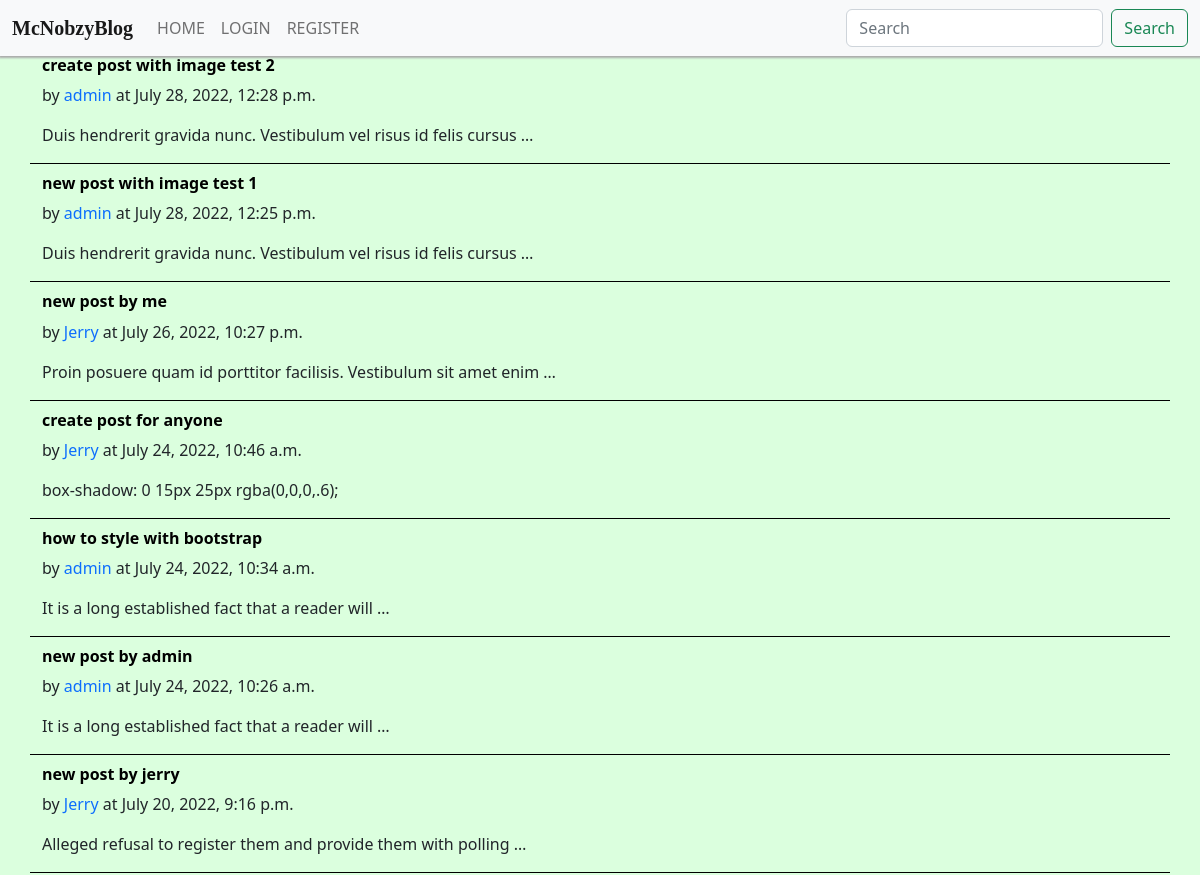
The app's page / (upper part), older data.
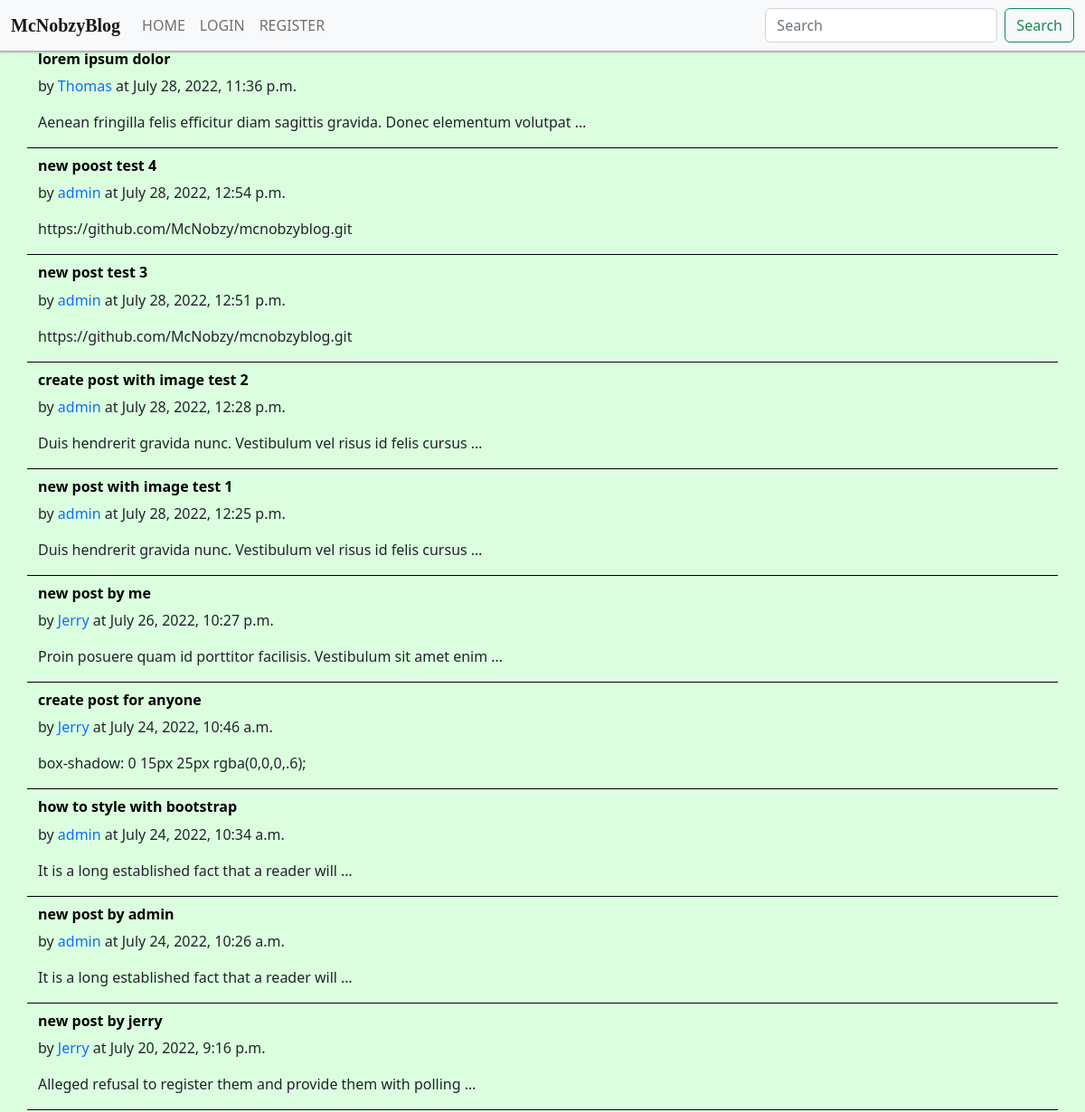
The same page, newer data.
### posts/models.py (models this page shows, shortened)
class Post(models.Model):
    title = models.CharField(max_length=100000)
    body = models.CharField(max_length=1000000000)
    author = models.ForeignKey(User, on_delete=models.CASCADE)
    posted_at = models.DateTimeField(default=datetime.now, blank=True)
    post_image = models.ImageField(null=True, blank=True, upload_to="images/")

### posts/views.py (the view)
# urls.py: path('', views.index, name='home'),
def index(request):
    posts = Post.objects.all()
    users = User.objects.all()
    dropDownData ={
    }
    return render(request, 'index.html', {'posts':posts, 'users':users})

### templates/index.html (shortened to what this page needs)
{% load static %}
<!DOCTYPE html>
<html>
<link href="{% static 'css/bootstrap.min.css' %}" rel="stylesheet">
<link href="{% static 'icons/css/font-awesome.min.css' %}" rel="stylesheet" >
<body class="bg">
  {% include 'header.html' %}
          <section>
    {% for post in posts reversed %}
        <div class="container posts">
            <a href="/post/{{post.id}}" style="text-decoration: none;"><h2><strong>{{post.title}}</strong></h2></a>
            <p>by <a style="text-decoration:none" href="author/{{post.author.id}}/{{post.author.username}}">{{post.author}}</a> at {{post.posted_at}}</p>
            <p>{{post.body|truncatewords:10}}</p>
        </div>
    {% endfor %}
  </section>
</body>
</html>

Row changes from the older to the newer data that the page shows:
added Post: title "lorem ipsum dolor", author "Thomas", posted_at "July 28, 2022, 11:36 p.m.", body "Aenean fringilla felis efficitur diam sagittis gravida. Donec elementum volutpat …"
added Post: title "new poost test 4", author "admin", posted_at "July 28, 2022, 12:54 p.m.", body "https://github.com/McNobzy/mcnobzyblog.git"
added Post: title "new post test 3", author "admin", posted_at "July 28, 2022, 12:51 p.m.", body "https://github.com/McNobzy/mcnobzyblog.git"
